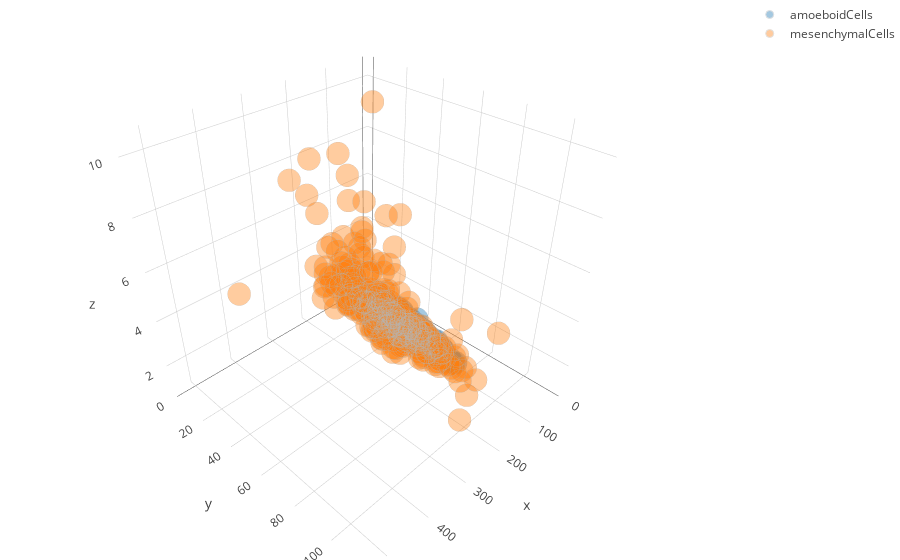

The code cell stored with this chart in its notebook:
### Markdown cell above
#### 3D plot of Max. Feret Diameter, Min. Feret Diameter and Compactness

### Code cell
feat_data = CP_data[['AreaShape_MaxFeretDiameter', 'AreaShape_MinFeretDiameter', 'AreaShape_Compactness']]
cols = feat_data.columns
feat_data[cols] = feat_data[cols].apply(pd.to_numeric, errors = 'coerce')

X = feat_data.values
X_std = np.true_divide((X - X.mean(0)), np.sqrt(X.var(0)))
print X_std.shape

plt_data = []
cnt = 0
for well in np.unique(CP_data['label']):
    
    well_UID = CP_data[CP_data['label'] == well].index
    all_UID = list(CP_data.index)
    ind = []
    
    for UID in well_UID:
        ind.append(all_UID.index(UID))   

    trace = go.Scatter3d(
                name = well,
                x = X[ind, 0],
                y = X[ind, 1],
                z = X[ind, 2],
                mode = 'markers',
                text = ind,
                marker = dict(
                    color = cnt,
                    size = 8,
                    symbol = 'circle',
                    line = dict(
                        color = 'rgb(180, 180, 180)',
                        width = 1.0
                    ),
                    opacity = 0.4
                )
            )

    plt_data.append(trace)
    cnt += 1
        
layout = go.Layout(
    margin = dict(l = 0, r = 0, b = 0, t = 0)
)

fig = go.Figure(data=plt_data, layout=layout)
iplot(fig)

### Figure 1 — Plotly figure (JSON) as saved in the notebook; plotly's stock layout.template omitted (floating-point values rounded to 4 significant figures; data arrays with more than 128 entries replaced by an {"elided": "..."} marker saying what was removed)
{"data": [{"marker": {"color": 0, "line": {"color": "rgb(180, 180, 180)", "width": 1}, "opacity": 0.4, "size": 8, "symbol": "circle"}, "mode": "markers", "name": "amoeboidCells", "text": {"elided": "320 str values"}, "type": "scatter3d", "uid": "21ba4a0e-5918-11ea-b1fe-1606cfd0890f", "x": {"elided": "320 float values"}, "y": {"elided": "320 float values"}, "z": {"elided": "320 float values"}}, {"marker": {"color": 1, "line": {"color": "rgb(180, 180, 180)", "width": 1}, "opacity": 0.4, "size": 8, "symbol": "circle"}, "mode": "markers", "name": "mesenchymalCells", "text": {"elided": "352 str values"}, "type": "scatter3d", "uid": "21ba4a0f-5918-11ea-b1fe-1606cfd0890f", "x": {"elided": "352 float values"}, "y": {"elided": "352 float values"}, "z": {"elided": "352 float values"}}], "layout": {"margin": {"b": 0, "l": 0, "r": 0, "t": 0}}}
